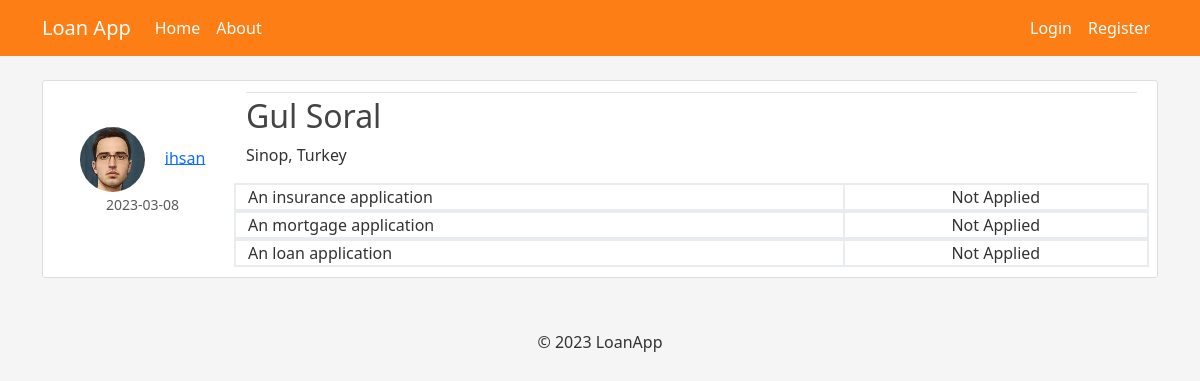
Before: /customer/5 with the older database file.
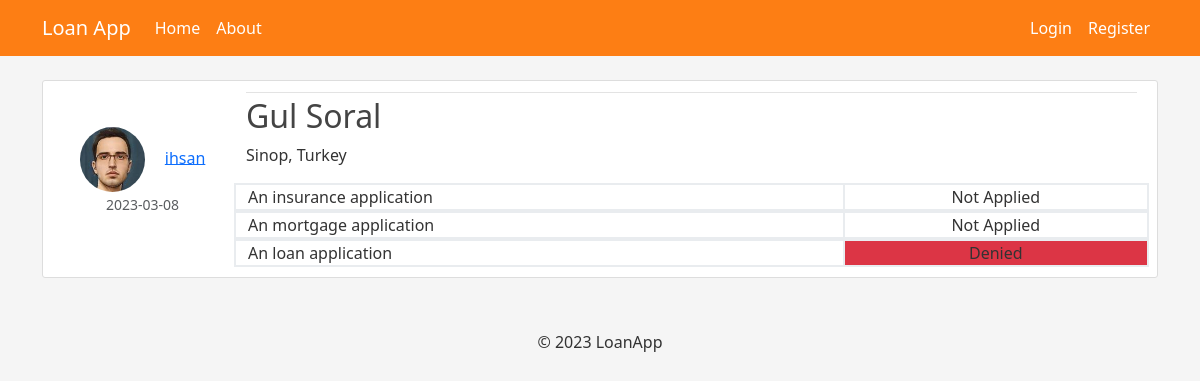
After: the same page with the newer database file.
### loanapp_flask/models.py (models this page shows, shortened)
class User(db.Model, UserMixin):
    id = db.Column(db.Integer, primary_key=True)
    username = db.Column(db.String(20), unique=True, nullable=False)
    email = db.Column(db.String(120), unique=True, nullable=False)
    image_file = db.Column(db.String(20), nullable=False, default='default.png')
    password = db.Column(db.String(60), nullable=False)
    customers = db.relationship('Customer', backref='author', lazy=True)

class Customer(db.Model):
    id = db.Column(db.Integer, primary_key=True)
    customer_name = db.Column(db.String(100), nullable=False)
    date_created = db.Column(db.DateTime, nullable=False, default=datetime.utcnow)
    content = db.Column(db.Text, nullable=False)
    res_ins = db.Column(db.Integer, default=2)
    res_mor = db.Column(db.Integer, default=2)
    res_loan = db.Column(db.Integer, default=2)
    user_id = db.Column(db.Integer, db.ForeignKey('user.id'), nullable=False)
    applications = db.relationship('LoanApplication', backref='customer', lazy=True)

### loanapp_flask/customers/routes.py (the view)
@customers.route("/customer/<int:customer_id>")
def customer(customer_id):
    customer = Customer.query.get_or_404(customer_id)
    return render_template('customer.html', customer_name=customer.customer_name, customer=customer)

### loanapp_flask/templates/customer.html (shortened to what this page needs)
{% extends "layout.html" %}
{% block content %}
<article class="media content-section">
  <div class="row">
    <div class="col-md-2 text-center align-self-center">
      <img class="rounded-circle article-img"
        src="{{ url_for('static', filename='profile_pics/' + customer.author.image_file) }}">
      <a class="mr-2" href="{{ url_for('users.user_customers', username=customer.author.username) }}">{{
        customer.author.username }}</a>
      <p><small class="text-muted">{{ customer.date_created.strftime('%Y-%m-%d') }}</small></p>
    </div>
    <div class="media-body col-md-10">
      <div class="article-metadata">
      </div>
      <h2 class="article-title">{{ customer.customer_name }}</h2>
      <p class="article-content">{{ customer.content }}</p>
      {% for app in ['insurance', 'mortgage', 'loan'] %}
      <div class="row border border-light-subtle">
        <div class="col-md-8 border border-light-subtle">An {{ app }} application</div>
        <div
          class="col-md-4 text-center border border-light-subtle {% if app == 'insurance' %}{% if customer.res_ins == 1 %}bg-info{% elif customer.res_ins == 0 %}bg-danger{% endif %}{% elif app == 'mortgage' %}{% if customer.res_mor == 1 %}bg-info{% elif customer.res_mor == 0 %}bg-danger{% endif %}{% else %}{% if customer.res_loan == 1 %}bg-info{% elif customer.res_loan == 0 %}bg-danger{% endif %}{% endif %}">
          {% if app == 'insurance' %}
          {% if customer.res_ins == 1 %}
          Approved
          {% elif customer.res_ins == 0 %}
          Denied
          {% else %}
          Not Applied
          {% endif %}
          {% elif app == 'mortgage' %}
          {% if customer.res_mor == 1 %}
          Approved
          {% elif customer.res_mor == 0 %}
          Denied
          {% else %}
          Not Applied
          {% endif %}
          {% else %}
          {% if customer.res_loan == 1 %}
          Approved
          {% elif customer.res_loan == 0 %}
          Denied
          {% else %}
          Not Applied
          {% endif %}
          {% endif %}
        </div>
      </div>
      {% endfor %}
    </div>
  </div>
</article>
{% endblock content %}

### loanapp_flask/templates/layout.html (shortened to what this page needs)
<!DOCTYPE html>
<html>
<head>
    <link href="https://cdn.jsdelivr.net/npm/bootstrap@5.3.0-alpha1/dist/css/bootstrap.min.css" rel="stylesheet">
    <link rel="stylesheet" type="text/css" href="{{ url_for('static', filename='main.css') }}">
</head>
<body>
    <header class="site-header d-flex">
      <nav class="navbar navbar-expand-md navbar-dark bg-steel fixed-top">
        <div class="container">
          <a class="navbar-brand mr-4" href="/">Loan App</a>
          <div class="collapse navbar-collapse justify-content-between" id="navbarToggle">
            <div class="navbar-nav mr-auto">
              <a class="nav-item nav-link" href="{{ url_for('main.home') }}">Home</a>
              <a class="nav-item nav-link" href="{{ url_for('main.about') }}">About</a>
            </div>
            <div class="navbar-nav">
              {% if current_user.is_authenticated %}
                <a class="nav-item nav-link" href="{{ url_for('customers.new_customer') }}">New Customer</a>
                <a class="nav-item nav-link" href="{{ url_for('users.account') }}">Account</a>
                <a class="nav-item nav-link" href="{{ url_for('users.logout') }}">Logout</a>
              {% else %}
                <a class="nav-item nav-link" href="{{ url_for('users.login') }}">Login</a>
                <a class="nav-item nav-link" href="{{ url_for('users.register') }}">Register</a>
              {% endif %}
            </div>
          </div>
        </div>
      </nav>
    </header>
    <main role="main" class="container">
      <div class="row">
        <div class="col-md-12">
          {% block content %}{% endblock %}
        </div>
      </div>
    </main>
    <footer class="footer">
      <p>&copy; 2023 LoanApp</p>
    </footer>
</body>
</html>

### loanapp_flask/static/main.css (style rules this page uses)
body { background: #f5f5f5; color: #333333; margin-top: 5rem; }
h1, h2, h3, h4, h5, h6 { color: #444444; }
.bg-steel { background-color: #fd7e14; }
.site-header .navbar-nav .nav-link { color: #ffffff; }
.content-section { background: #ffffff; padding: 10px 20px; border: 1px solid #dddddd; border-radius: 3px; margin-bottom: 20px; }
.article-title { color: #444444; }
.article-content { white-space: pre-line; }
.article-img { height: 65px; width: 65px; margin-right: 16px; }
.article-metadata { padding-bottom: 1px; margin-bottom: 4px; border-bottom: 1px solid #e3e3e3 }
.footer { text-align: center; margin-top: 2rem; }

Changed rows visible on the page:
changed Customer "Gul Soral": res_loan 2 → 0 (drawn)
Other visible differences:
list line gone: "Not Applied"
new list line: "Denied"
